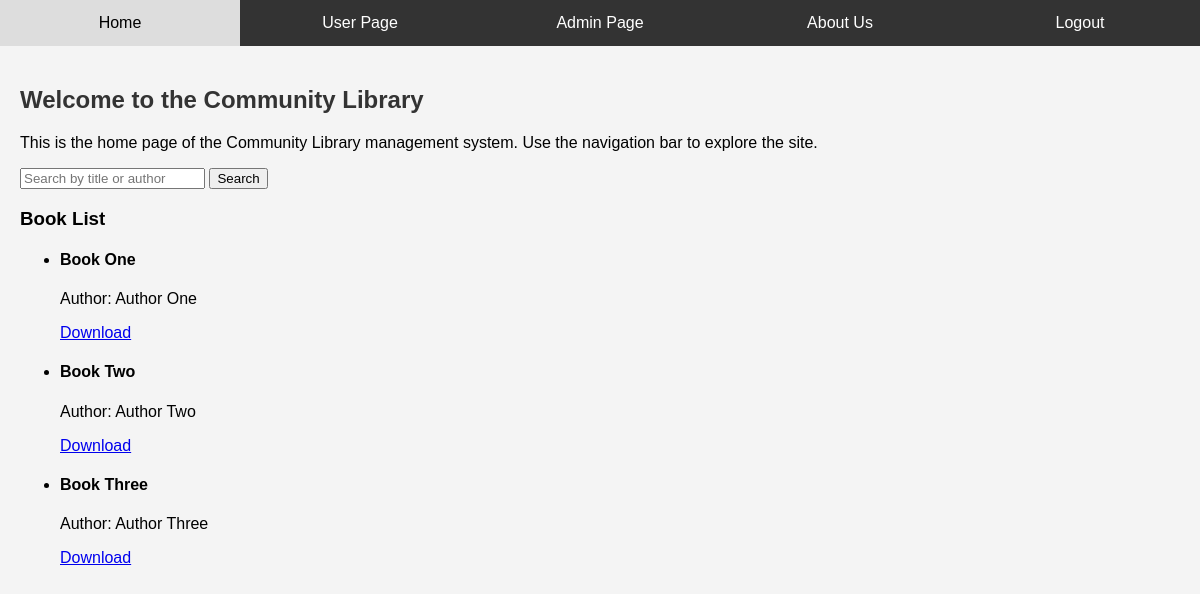
The app's page / (signed in) with its own data.
### app.py (models this page shows)
class Book(db.Model):
    id = db.Column(db.Integer, primary_key=True)
    title = db.Column(db.String(150), nullable=False)
    author = db.Column(db.String(100), nullable=False)
    content = db.Column(db.LargeBinary, nullable=False)  # BLOB to store the digital copy

### app.py (the view)
@app.route('/')
@login_required
def home():
    books = Book.query.all()
    return render_template('home.html', books=books)

### app.py (called while the page is built)
@login_manager.user_loader
def load_user(user_id):
    return User.query.get(int(user_id))

### templates/home.html (shortened to what this page needs)
{% extends "base.html" %}
{% block content %}
    <h2>Welcome to the Community Library</h2>
    <p>This is the home page of the Community Library management system. Use the navigation bar to explore the site.</p>
    <form method="POST" action="/search">
        <input type="text" name="search" placeholder="Search by title or author">
        <button type="submit">Search</button>
    </form>
    <h3>Book List</h3>
    <ul>
        {% for book in books %}
            <li>
                <h4>{{ book.title }}</h4>
                <p>Author: {{ book.author }}</p>
                <a href="{{ url_for('download', book_id=book.id) }}">Download</a>
            </li>
        {% endfor %}
    </ul>
{% endblock %}

### static/styles.css (style rules this page uses)
body { font-family: Arial, sans-serif; margin: 0; padding: 0; background-color: #f4f4f4; }
h2 { color: #333; }

### records on screen
Book: title "Book One", author "Author One"
Book: title "Book Two", author "Author Two"
Book: title "Book Three", author "Author Three"
